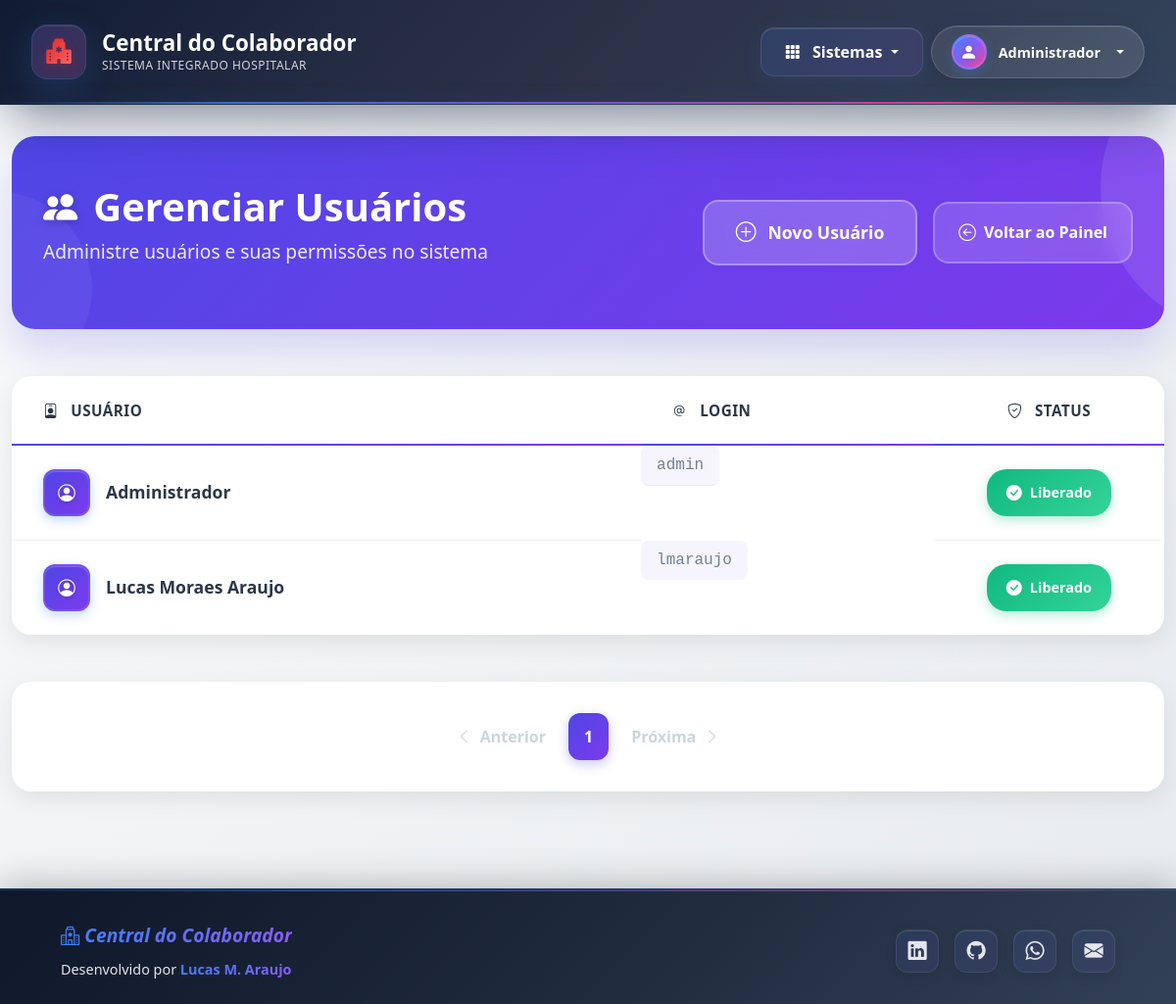
/admin/users (signed in), run on an earlier commit of the app's database.
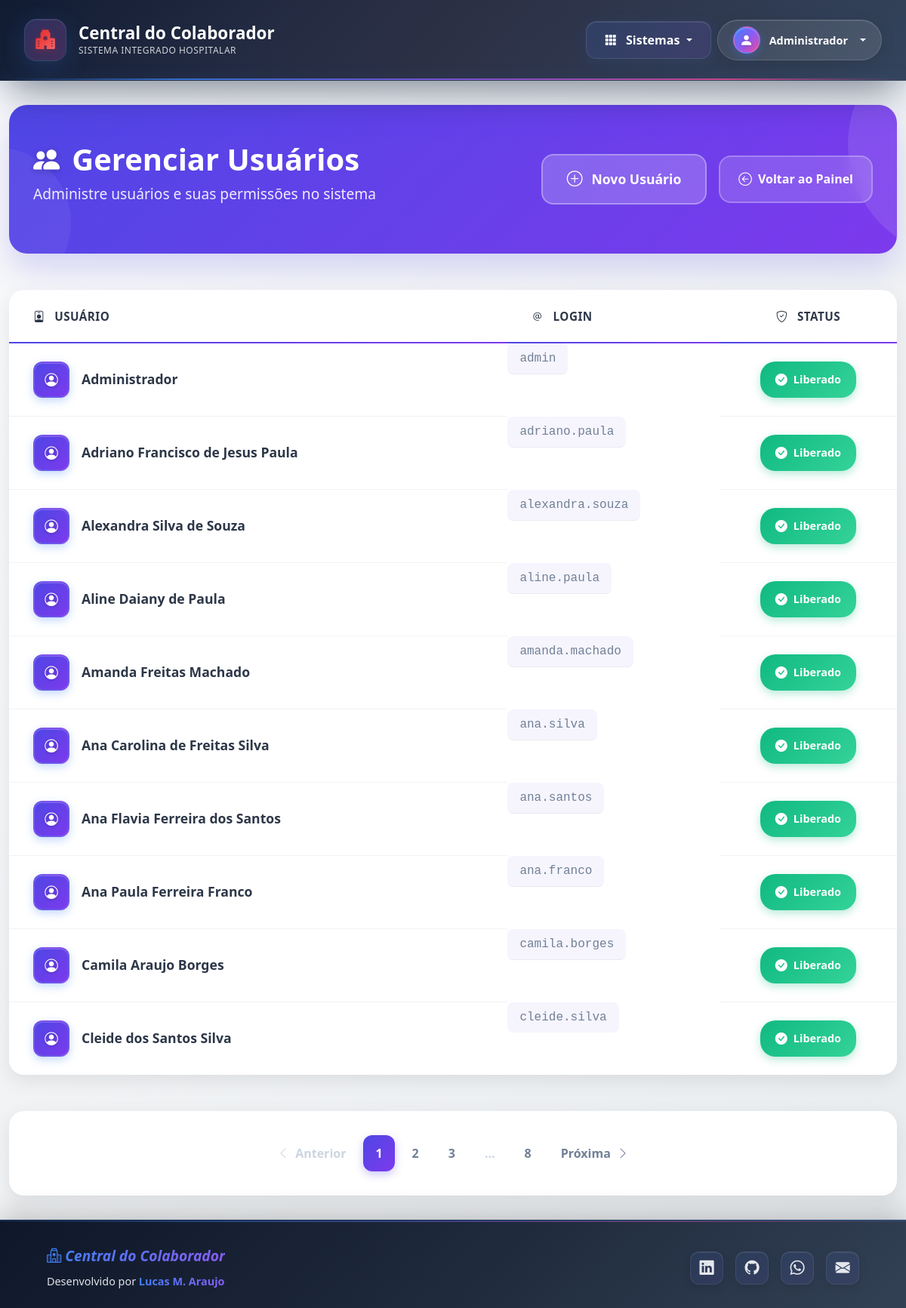
And on a later commit of the database.
### app/models.py (models this page shows, shortened)
class User(db.Model, UserMixin):
    __tablename__ = 'users'
    id = db.Column(db.Integer, primary_key=True)
    name = db.Column(db.String(100), nullable=False)
    username = db.Column(db.String(50), unique=True, nullable=False)
    password = db.Column(db.String(200), nullable=False)
    profile = db.Column(db.String(200), nullable=False)
    email = db.Column(db.String(120), unique=True, nullable=False)
    is_active = db.Column(db.Boolean, default=True, nullable=False)
    creation_date = db.Column(db.DateTime, nullable=False, default=datetime.utcnow)
    last_login = db.Column(db.DateTime, nullable=True)
    notices = db.relationship('Notice', back_populates='author')
    forms = db.relationship('Form', back_populates='worker', lazy='dynamic')
    shared_repositories = db.relationship('Repository', secondary=repository_access, back_populates='shared_with_users')

### app/routes/admin.py (the view, shortened to what this page needs)
@admin_bp.route("/users", methods=["GET", "POST"])
@login_required
@admin_required
def users():
    page_get = request.args.get('page', 1, type=int)
    pagination = User.query.order_by(User.name).paginate(page=page_get, per_page=10, error_out=False)
    users_in_page = pagination.items
    return render_template("users.html", users=users_in_page, pagination=pagination)

### app/__init__.py (called while the page is built)
def login_config(app):
    login_manager = LoginManager()
    login_manager.init_app(app)
    login_manager.login_view = 'auth.login'
    login_manager.login_message = "Por favor, realize o login para acessar esta página."
    login_manager.login_message_category = "info"
    @login_manager.user_loader
    def load_user(id):
        return db.session.get(User, int(id))

### app/routes/admin.py (called while the page is built)
def admin_required(f):
    @wraps(f)
    def decorated_function(*args, **kwargs):
        if 'ADMIN' not in current_user.profile:
            flash("Acesso negado. Ação restrita a administradores.", "danger")
            return redirect(url_for('main.panel'))
        return f(*args, **kwargs)
    return decorated_function

### app/templates/users.html (shortened to what this page needs)
{% extends "navbar.html" %}
{% block content %}
<div class="manage-users-page">
    <div class="container">
        {% include 'partials/_flash_messages.html' %}
        <div class="manage-users-header">
            <div class="manage-users-header-content">
                <div class="manage-users-title-section">
                    <h1 class="manage-users-main-title">
                        <i class="bi bi-people-fill"></i>
                        Gerenciar Usuários
                    </h1>
                    <p class="manage-users-subtitle">
                        Administre usuários e suas permissões no sistema
                    </p>
                </div>
                <div class="manage-users-actions">
                    <button class="manage-users-create-btn" data-bs-toggle="modal" data-bs-target="#criarUsuarioModal">
                        <i class="bi bi-plus-circle"></i>
                        Novo Usuário
                    </button>
                    <a href="{{ url_for('main.panel') }}" class="manage-users-back-btn">
                        <i class="bi bi-arrow-left-circle"></i>
                        Voltar ao Painel
                    </a>
                </div>
            </div>
        </div>
        <div class="manage-users-section">
            <div class="manage-users-table-container">
                {% if users %}
                <table class="manage-users-table table table-hover align-middle mb-0">
                    <thead>
                        <tr>
                            <th>
                                <i class="bi bi-person-badge me-2"></i>
                                Usuário
                            </th>
                            <th>
                                <i class="bi bi-at me-2"></i>
                                Login
                            </th>
                            <th style="width: 20%; text-align: center;">
                                <i class="bi bi-shield-check me-2"></i>
                                Status
                            </th>
                        </tr>
                    </thead>
                    <tbody>
                        {% for user in users %}
                        <tr class="user-row" data-bs-toggle="modal" data-bs-target="#infoUsuarioModal"
                            data-user-id="{{ user.id }}"
                            data-user-nome="{{ user.name }}"
                            data-user-usuario="{{ user.username }}"
                            data-user-email="{{ user.email | default('') }}"
                            data-user-profile="{{ user.profile | join(',') if user.profile is iterable and user.profile is not string else (user.profile if user.profile else '') }}"
                            data-user-is-active="{{ user.is_active | tojson }}">
                            <td class="user-name-cell">
                                <div class="user-info-container">
                                    <div class="user-avatar">
                                        <i class="bi bi-person-circle"></i>
                                    </div>
                                    <div class="user-details">
                                        <p class="user-name">{{ user.name }}</p>
                                    </div>
                                </div>
                            </td>
                            <td class="user-username-cell">
                                <span class="user-username">{{ user.username }}</span>
                            </td>
                            <td class="user-status-cell">
                                {% if user.is_active %}
                                <span class="user-status-badge status-active">
                                    <i class="bi bi-check-circle-fill"></i>
                                    Liberado
                                </span>
                                {% else %}
                                <span class="user-status-badge status-inactive">
                                    <i class="bi bi-x-circle-fill"></i>
                                    Bloqueado
                                </span>
                                {% endif %}
                            </td>
                        </tr>
                        {% endfor %}
                    </tbody>
                </table>
                {% endif %}
            </div>
        </div>
        {% if pagination %}
        <div class="manage-users-pagination">
            <nav aria-label="Navegação de usuários">
                <ul class="pagination">
                    <li class="page-item {% if not pagination.has_prev %}disabled{% endif %}">
                        <a class="page-link" href="{{ url_for('admin.users', page=pagination.prev_num) }}">
                            <i class="bi bi-chevron-left me-1"></i>
                            Anterior
                        </a>
                    </li>
                    {% for p in pagination.iter_pages(left_edge=1, right_edge=1, left_current=2, right_current=2) %}
                    {% if p %}
                    <li class="page-item {% if p == pagination.page %}active{% endif %}">
                        <a class="page-link" href="{{ url_for('admin.users', page=p) }}">{{ p }}</a>
                    </li>
                    {% else %}
                    <li class="page-item disabled">
                        <span class="page-link">…</span>
                    </li>
                    {% endif %}
                    {% endfor %}
                    <li class="page-item {% if not pagination.has_next %}disabled{% endif %}">
                        <a class="page-link" href="{{ url_for('admin.users', page=pagination.next_num) }}">
                            Próxima
                            <i class="bi bi-chevron-right ms-1"></i>
                        </a>
                    </li>
                </ul>
            </nav>
        </div>
        {% endif %}
    </div>
</div>
{% endblock %}

### app/templates/navbar.html (shortened to what this page needs)
<!DOCTYPE html>
<html lang="pt-br" class="h-100">
<head>
    <link href="https://cdn.jsdelivr.net/npm/bootstrap@5.3.3/dist/css/bootstrap.min.css" rel="stylesheet">
    <link rel="stylesheet" href="https://cdn.jsdelivr.net/npm/bootstrap-icons@1.11.3/font/bootstrap-icons.min.css">
    <link rel="stylesheet" href="{{ url_for('static', filename='main.css') }}">
</head>
<body>
    {% if current_user.is_authenticated %}
    <nav class="navbar navbar-expand-lg navbar-dark shadow-lg navbar-custom no-print">
        <div class="container-fluid">
            <a class="navbar-brand navbar-brand-custom" href="{{ url_for('main.panel') }}">
                <div class="brand-container">
                    <div class="brand-icon-wrapper">
                        <i class="bi bi-hospital-fill brand-icon"></i>
                        <div class="heartbeat-effect"></div>
                    </div>
                    <div class="brand-text">
                        <span class="brand-title">Central do Colaborador</span>
                        <span class="brand-subtitle">Sistema Integrado Hospitalar</span>
                    </div>
                </div>
            </a>
            <div class="d-flex align-items-center ms-auto">
                <div class="dropdown me-2">
                    <button class="btn dropdown-toggle access-dropdown-button" type="button" id="acessosDropdown"
                        data-bs-toggle="dropdown" aria-expanded="false">
                        <i class="bi bi-grid-3x3-gap-fill me-2"></i>
                        <span>Sistemas</span>
                    </button>
                </div>
                <div class="dropdown">
                    <button class="btn dropdown-toggle user-dropdown-button" type="button" id="userDropdownGlobal"
                        data-bs-toggle="dropdown" aria-expanded="false">
                        <div class="user-avatar">
                            <i class="bi bi-person-fill"></i>
                        </div>
                        <div class="user-info d-none d-sm-block">
                            <span class="user-name">{{ current_user.name }}</span>
                        </div>
                    </button>
                </div>
            </div>
        </div>
    </nav>
    {% endif %}
    <main class="flex-shrink-0">
        {% block content %}{% endblock %}
    </main>
    <footer class="footer-premium no-print mt-auto">
        <div class="container">
            <div class="d-flex flex-wrap align-items-center justify-content-between">
                <div class="col-md-6 text-center text-md-start mb-3 mb-md-0">
                    <a href="{{ url_for('main.panel') }}" class="footer-brand">
                        <i class="bi bi-hospital"> Central do Colaborador</i>
                    </a>
                    <span class="footer-credit-text d-block mt-2">Desenvolvido por <strong>Lucas M.
                            Araujo</strong></span>
                </div>
                <div class="col-md-6 text-center text-md-end">
                    <a href="https://www.linkedin.com/in/mglucas0123/" target="_blank" rel="noopener noreferrer"
                        class="footer-social-link" title="LinkedIn">
                        <i class="bi bi-linkedin"></i>
                    </a>
                    <a href="https://github.com/mglucas0123" target="_blank" rel="noopener noreferrer"
                        class="footer-social-link" title="GitHub">
                        <i class="bi bi-github"></i>
                    </a>
                    <a href="https://wa.me/5534996854244" target="_blank" rel="noopener noreferrer"
                        class="footer-social-link" title="WhatsApp">
                        <i class="bi bi-whatsapp"></i>
                    </a>
                    <a href="mailto:lucasiturama2013@gmail.com" class="footer-social-link" title="Email">
                        <i class="bi bi-envelope-fill"></i>
                    </a>
                </div>
            </div>
        </div>
    </footer>
</body>
</html>

### app/templates/partials/_flash_messages.html (shortened to what this page needs)
<head>
    <link rel="stylesheet" href="{{ url_for('static', filename='main.css') }}" />
</head>

What changed in the data, as far as the page shows it:
no longer on this page (row edited): User: name "Lucas Moraes Araujo", username "lmaraujo", is_active True (drawn)
added User: name "Adriano Francisco de Jesus Paula", username "adriano.paula", is_active True (drawn)
added User: name "Alexandra Silva de Souza", username "alexandra.souza", is_active True (drawn)
added User: name "Aline Daiany de Paula", username "aline.paula", is_active True (drawn)
added User: name "Amanda Freitas Machado", username "amanda.machado", is_active True (drawn)
added User: name "Ana Carolina de Freitas Silva", username "ana.silva", is_active True (drawn)
added User: name "Ana Flavia Ferreira dos Santos", username "ana.santos", is_active True (drawn)
added User: name "Ana Paula Ferreira Franco", username "ana.franco", is_active True (drawn)
added User: name "Camila Araujo Borges", username "camila.borges", is_active True (drawn)
added User: name "Cleide dos Santos Silva", username "cleide.silva", is_active True (drawn)
Also different on the page:
new list line: "2"
new list line: "3"
new list line: "8"
